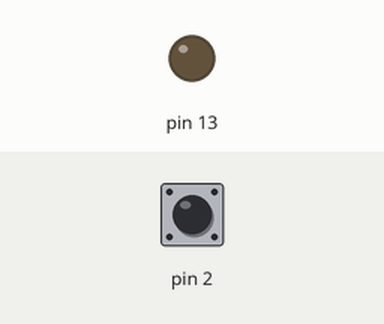
Recording of a sketch running on a simulated Arduino Uno, built with avr-gcc and run on an emulated ATmega328P. Parts: output pins drawn as LEDs (lit = HIGH). Inputs (shaded band) come from the test bench; at power-on: pin 2 HIGH.

Above: at 1.2 s.
1.3 s: pin 2 pulled LOW for 0.15 s
At 1.37 s:
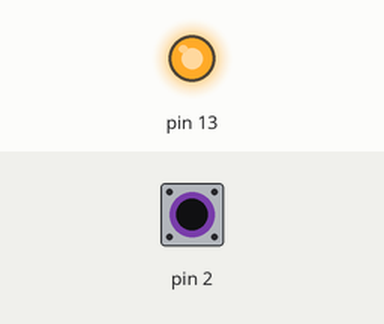
2.9 s: pin 2 pulled LOW for 3.2 s
At 6.6 s:
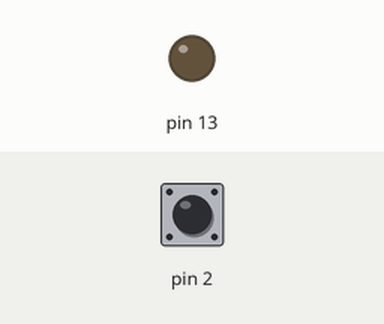
Timing chart, 0 to 8.1 s (numbered marks = the images above; inputs shaded):
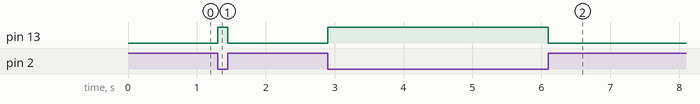

The sketch:

SE_exercicios_de_laboratorio_10.ino
```cpp
void setup() {
  DDRD = 0<<DDD2; // configure PD2/D2 as an input
  PORTD = 1<<PIND2;  // set a ‘1’ to an input PIN PD2/D2 to configure it as a pullup
  DDRB = 1<<DDB5; // PB5/D13 is an output
}

void loop() {
    if (PIND & 1<<PIND2) {    // define a correct condition involving register PIND
      PORTB = 0<<PORTB5;    // turn the LED of pin PB5/D13 OFF
    }
    else {
      PORTB = 1<<PORTB5;    // turn the LED of pin PB5/D13 ON
    }
}
```

Measured:
- after the input at 1.3 s, pin 13: LOW → HIGH at once, → LOW 0.15 s later
- after the input at 2.9 s, pin 13: LOW → HIGH at once, → LOW 3.2 s later
